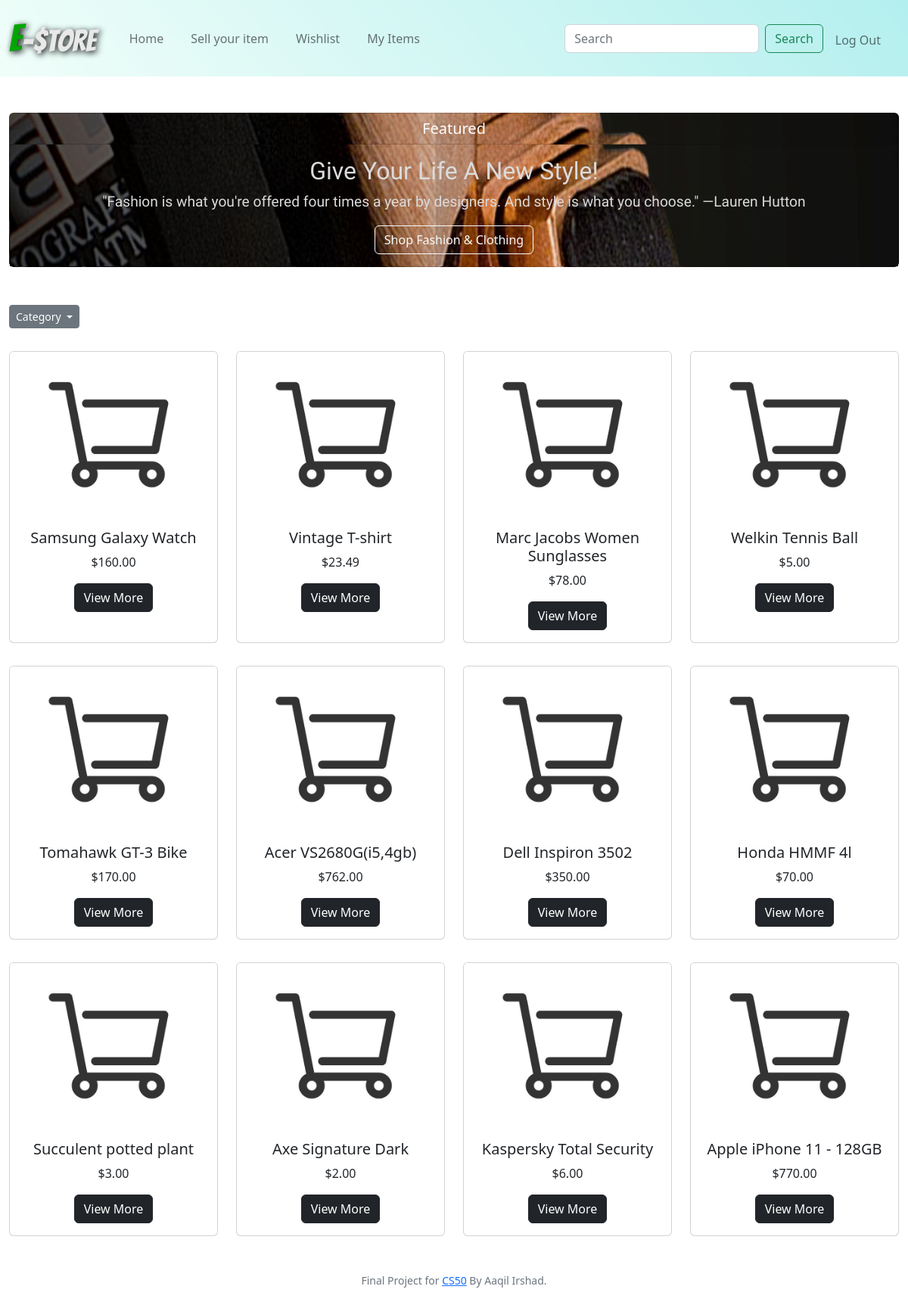
/ (signed in), run on the app's committed database.
### tables this page shows
CREATE TABLE products (id INTEGER NOT NULL PRIMARY KEY AUTOINCREMENT, user_id INTEGER NOT NULL, name TEXT NOT NULL, catergory TEXT NOT NULL, description TEXT, price NUMERIC NOT NULL, email TEXT NOT NULL);

### app.py (the view)
@app.route("/", methods=["GET", "POST"])
@login_required
def index():
    items = db.execute("SELECT * FROM products")
    return render_template("index.html", categories=categories, items=items)

### app.py (called while the page is built)
@app.after_request
def after_request(response):
    response.headers["Cache-Control"] = "no-cache, no-store, must-revalidate"
    response.headers["Expires"] = 0
    response.headers["Pragma"] = "no-cache"
    return response

### helpers.py (called while the page is built)
def login_required(f):
    @wraps(f)
    def decorated_function(*args, **kwargs):
        if session.get("user_id") is None:
            return redirect("/login")
        return f(*args, **kwargs)
    return decorated_function

def usd(value):
    return f"${value:,.2f}"

### templates/index.html (shortened to what this page needs)
{% extends "layout.html" %}
{% block main %}
<div class="card" id="fashion-card">
    <h5 class="card-header" style="color: white;">Featured</h5>
    <div class="card-body" id="fashion-card">
      <h5 class="card-title" style="color: white; font-family: 'Comfortaa', cursive; font-size:xx-large; color:rgb(219, 219, 219)">Give Your Life A New Style!</h5>
      <p class="card-text" style="color: white; font-family: 'Comfortaa', cursive; font-size:larger; color: rgb(219, 219, 219)">"Fashion is what you're offered four times a year by designers. And style is what you choose."
        —Lauren Hutton</p>
      <a href="/Clothing&Fashion" class="btn btn-outline-light">Shop Fashion & Clothing</a>
    </div>
</div>
<div style="text-align:left; margin-top:50px; width:165px" >
    <div class="btn-group">
      <button class="btn btn-secondary btn-sm dropdown-toggle" type="button" data-bs-toggle="dropdown" aria-expanded="false">
        Category
      </button>
    </div>
</div>
    <div class="row row-cols-1 row-cols-sm-2 row-cols-md-4">
      {% for row in items %}
        <div class="d-flex justify-content-evenly" style="margin-top:30px;">
            <div class="card" style="width: 18rem;">
              <img src="static/cart.jpg" class="card-img-top" alt="...">
              <div class="card-body">
                <h5 class="card-title">{{ row.name }}</h5>
                <p class="card-text">{{ row.price | usd}}</p>
                <button type="button" class="btn btn-dark" data-bs-toggle="modal" data-bs-target="#P{{row.id}}">View More</button>
              </div>
            </div>
        </div>
      {% endfor %}
    </div>
{% endblock %}

### templates/layout.html (shortened to what this page needs)
<!DOCTYPE html>
<html>
    <head>
        <link href="https://cdn.jsdelivr.net/npm/bootstrap@5.2.0-beta1/dist/css/bootstrap.min.css" rel="stylesheet">
        <link href="static/styles.css" rel="stylesheet">
    </head>
     <body>
       <nav class="navbar navbar-expand-lg bg-light" id="nav-bar">
        <div class="container-fluid">
          <a class="navbar-brand" href="/"><span style="font-family: 'Bangers', cursive; font-size:50px; color:rgb(3, 165, 3); text-shadow: 2px 2px 8px #000000">E</span><span style="font-family: 'Bangers', cursive; font-size:40px; color:rgb(232, 232, 232); text-shadow: 2px 2px 8px #000000">-$tore</span> </a>
          <div class="collapse navbar-collapse" id="navbarSupportedContent">
            {% if session["user_id"] %}
            <ul class="navbar-nav me-auto mb-2 mb-lg-0">
              <li class="nav-item" style="margin-left: 20px;">
                <a class="nav-link" aria-current="page" href="/"> Home </a>
              </li>
              <li class="nav-item" style="margin-left: 20px;">
                <a class="nav-link" aria-current="page" href="/sell"> Sell your item </a>
              </li>
              <li class="nav-item" style="margin-left: 20px;">
                <a class="nav-link" href="/wishlist"> Wishlist </a>
              </li>
              <li class="nav-item" style="margin-left: 20px;">
                <a class="nav-link" href="/myitems"> My Items </a>
              </li>
            </ul>
            <form class="d-flex" action="/search" method="get">
              <input class="form-control me-2" type="search" placeholder="Search" aria-label="Search" name="q">
              <button class="btn btn-outline-success" type="submit">Search</button>
            </form>
            <div class="me-3">
            <ul class="navbar-nav ms-2 mt-1">
              <li class="nav-item"><a class="nav-link" href="/logout">Log Out</a></li>
            </ul>
            </div>
            {% else %}
            <ul class="navbar-nav ms-auto mt-2">
              <li class="nav-item"><a class="nav-link" href="/register">Register</a></li>
              <li class="nav-item"><a class="nav-link" href="/login">Log In</a></li>
            </ul>
            {% endif %}
          </div>
        </div>
      </nav>
      <main class="container-fluid py-5 text-center">
          {% block main %}{% endblock %}
      </main>
      <footer class="mb-5 small text-center text-muted">
          Final Project for <a href="https://cs50.harvard.edu/x/2022//">CS50</a> By Aaqil Irshad.
      </footer>
     </body>
</html>

### static/styles.css (style rules this page uses)
#fashion-card { background-image: url(watch.jpg); background-position: right; }
#nav-bar { background-image: url(header.jpg); background-position: left; background-repeat: no-repeat; background-size: cover; }

### data on the page
products: name "Samsung Galaxy Watch", price "$160.00"
products: name "Vintage T-shirt", price "$23.49"
products: name "Marc Jacobs Women Sunglasses", price "$78.00"
products: name "Welkin Tennis Ball", price "$5.00"
products: name "Tomahawk GT-3 Bike", price "$170.00"
products: name "Acer VS2680G(i5,4gb)", price "$762.00"
products: name "Dell Inspiron 3502", price "$350.00"
products: name "Honda HMMF 4l", price "$70.00"
products: name "Succulent potted plant", price "$3.00"
products: name "Axe Signature Dark", price "$2.00"
products: name "Kaspersky Total Security", price "$6.00"
products: name "Apple iPhone 11 - 128GB", price "$770.00"
